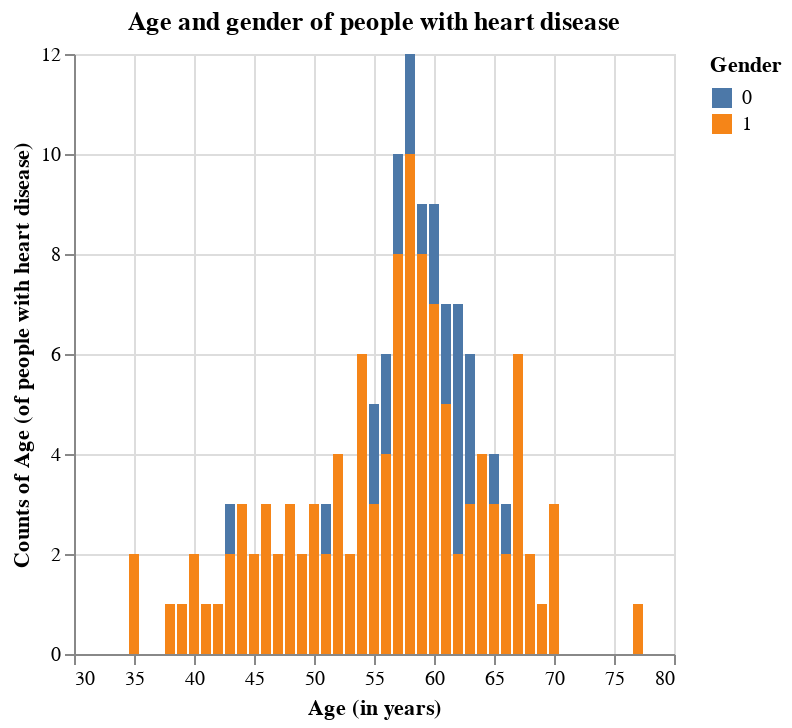

The notebook cell saved with this chart:
### Code cell
# distribution of gender and age for people with heart disease

# filter for presence_of_heart_disease != 0
Xy_with_disease = Xy[Xy["presence_of_heart_disease"] != 0]

age_gender_dist = alt.Chart(Xy_with_disease, title = "Age and gender of people with heart disease").mark_bar().encode(
    x = alt.X("age").title("Age (in years)"), 
    y = alt.Y("count()").title("Counts of Age (of people with heart disease)"), 
    color = alt.Color("sex:N").title("Gender")
)

age_gender_dist

### Figure 1 — Vega-Lite specification as saved in the notebook (floating-point values rounded to 4 significant figures; data arrays with more than 128 entries replaced by an {"elided": "..."} marker saying what was removed)
{"config": {"view": {"continuousWidth": 300, "continuousHeight": 300}}, "data": {"name": "data-7249d829ad04d8d49f2557bf873b5d83"}, "mark": {"type": "bar"}, "encoding": {"color": {"field": "sex", "title": "Gender", "type": "nominal"}, "x": {"field": "age", "title": "Age (in years)", "type": "quantitative"}, "y": {"aggregate": "count", "title": "Counts of Age (of people with heart disease)", "type": "quantitative"}}, "title": "Age and gender of people with heart disease", "$schema": "https://vega.github.io/schema/vega-lite/v5.15.1.json", "datasets": {"data-7249d829ad04d8d49f2557bf873b5d83": {"elided": "139 records"}}}
